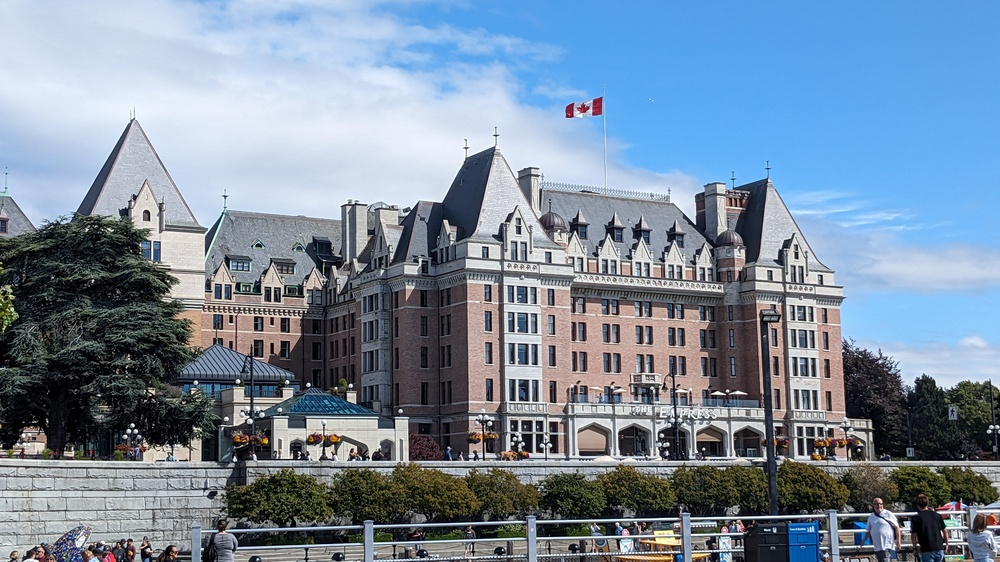
#> input picture 2025/06/20250627/test_input/PXL_20230809_225238061.jpg, 1000 x 562 px, shrunk from 4032 x 2268 before the run, given in place of the camera
$ python main.py
#> lines starting #> are read from the running program, lines starting #| are printed output that depends on the picture
import cv2
import numpy as np

CAMERA_INDEX = 1
THRESHOLD = 30


def main() -> None:
	cap = cv2.VideoCapture(CAMERA_INDEX)
	if not cap.isOpened():
		return

	prev_gray = None
	motion_accum = None
	last_frame = None

	while True:
		ok, frame = cap.read()
#> frame is the input picture: shape (562, 1000, 3); mean B, G, R 158, 139.2, 121.4
		if not ok:
			break
		last_frame = frame.copy()
		gray = cv2.cvtColor(frame, cv2.COLOR_BGR2GRAY)
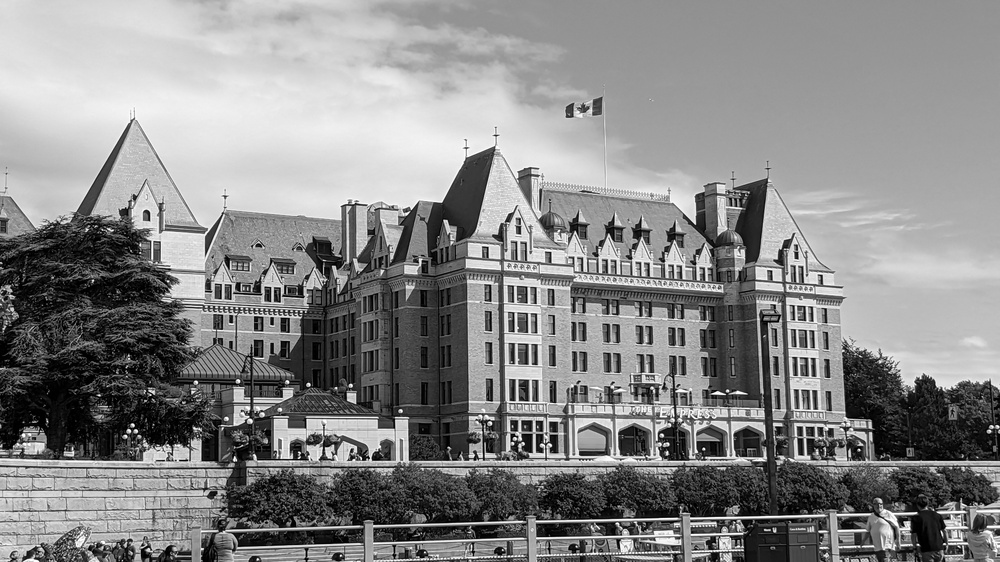
#> gray: shape (562, 1000); min 0, max 255, mean 136

		if prev_gray is None:
			prev_gray = gray
			motion_accum = np.zeros_like(gray, dtype=np.float32)
			continue

		diff = cv2.absdiff(prev_gray, gray)
		_, mask = cv2.threshold(diff, THRESHOLD, 255, cv2.THRESH_BINARY)
		motion_accum += mask.astype(np.float32)
		prev_gray = gray

		cv2.imshow("diff", mask)
		if cv2.waitKey(1) & 0xFF == ord("q"):
			break

	cap.release()
	cv2.destroyAllWindows()

	if motion_accum is None or last_frame is None:
		return

	heatmap_gray = cv2.normalize(motion_accum, None, 0, 255, cv2.NORM_MINMAX).astype(np.uint8)
#> motion_accum: shape (562, 1000) float32; every value is 0
	heatmap_color = cv2.applyColorMap(heatmap_gray, cv2.COLORMAP_JET)
#> heatmap_gray: shape (562, 1000); every value is 0
	overlay = cv2.addWeighted(last_frame, 0.6, heatmap_color, 0.4, 0)
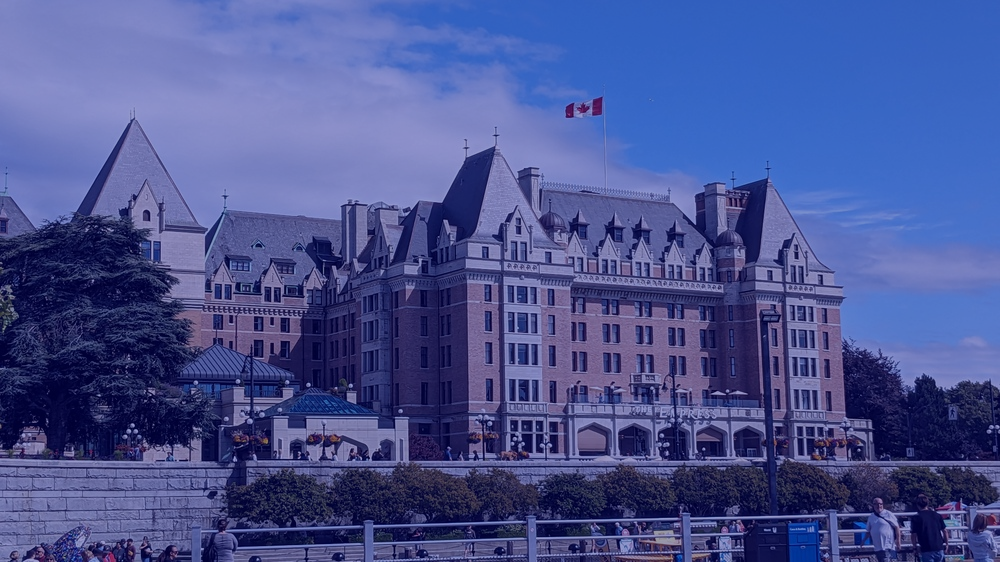
#> overlay: shape (562, 1000, 3); mean of channels 0, 1, 2 146, 83.5, 72.9; drawn as B, G, R

	cv2.imwrite("motion_heatmap.png", heatmap_color)
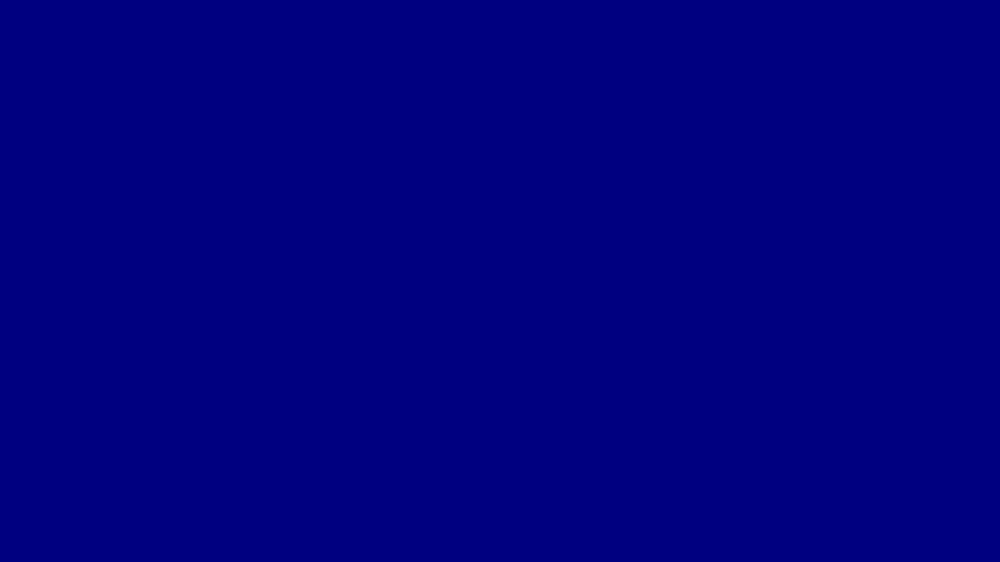
#> saved as motion_heatmap.png: shape (562, 1000, 3); mean B, G, R 128, 0, 0
	cv2.imwrite("last_frame.png", last_frame)
	cv2.imwrite("overlay_heatmap.png", overlay)


if __name__ == "__main__":
	main()
